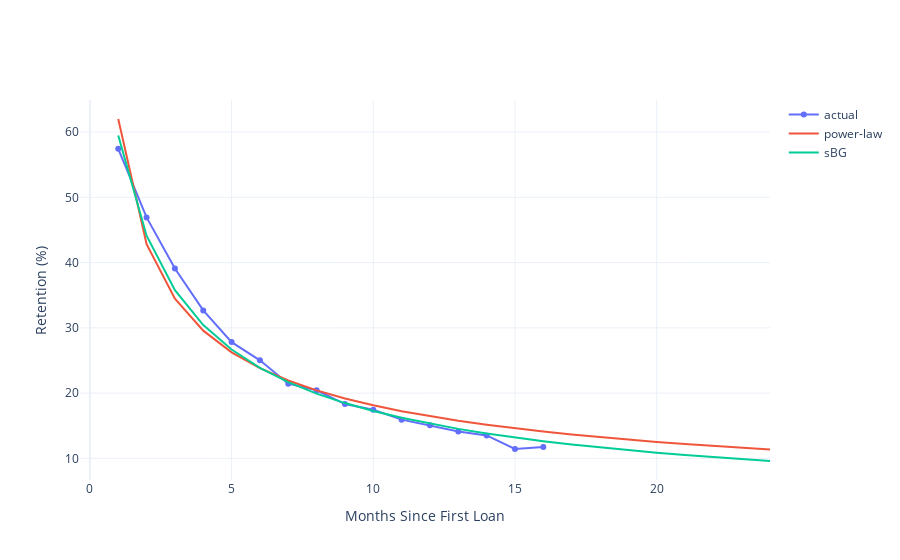

Notebook cell for this chart:
### Code cell
traces = [
    go.Scatter(name='actual', x=arr.index, y=arr),
    go.Scatter(name='power-law', x=x, y=power_fit),
    go.Scatter(name='sBG', x=x, y=sBG_forecast)
]

fig = go.Figure(traces)
fig.update_layout(xaxis=dict(title='Months Since First Loan'),
                 yaxis=dict(title='Retention (%)'))

fig.show()

### Figure 1 — Plotly figure (JSON) as saved in the notebook; plotly's stock layout.template omitted (floating-point values rounded to 4 significant figures)
{"data": [{"name": "actual", "type": "scatter", "x": [1, 2, 3, 4, 5, 6, 7, 8, 9, 10, 11, 12, 13, 14, 15, 16], "y": [57.44, 46.93, 39.1, 32.68, 27.82, 25.02, 21.45, 20.43, 18.32, 17.46, 15.93, 15.09, 14.13, 13.51, 11.45, 11.74]}, {"name": "power-law", "type": "scatter", "x": [1, 2, 3, 4, 5, 6, 7, 8, 9, 10, 11, 12, 13, 14, 15, 16, 17, 18, 19, 20, 21, 22, 23, 24], "y": [62.01, 42.82, 34.48, 29.57, 26.25, 23.81, 21.93, 20.42, 19.18, 18.13, 17.23, 16.45, 15.76, 15.15, 14.6, 14.1, 13.65, 13.24, 12.87, 12.52, 12.2, 11.9, 11.62, 11.36]}, {"name": "sBG", "type": "scatter", "x": [1, 2, 3, 4, 5, 6, 7, 8, 9, 10, 11, 12, 13, 14, 15, 16, 17, 18, 19, 20, 21, 22, 23, 24], "y": [59.47, 44.13, 35.77, 30.43, 26.67, 23.87, 21.68, 19.92, 18.47, 17.25, 16.21, 15.31, 14.52, 13.82, 13.2, 12.64, 12.13, 11.67, 11.25, 10.87, 10.51, 10.18, 9.88, 9.596]}], "layout": {"xaxis": {"title": {"text": "Months Since First Loan"}}, "yaxis": {"title": {"text": "Retention (%)"}}}}
